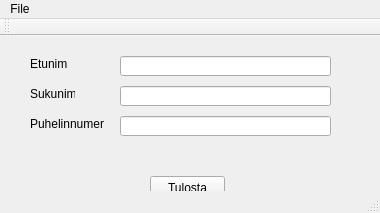
<?xml version="1.0" encoding="UTF-8"?>
<ui version="4.0">
 <class>MainWindow</class>
 <widget class="QMainWindow" name="MainWindow">
  <property name="geometry">
   <rect>
    <x>0</x>
    <y>0</y>
    <width>380</width>
    <height>213</height>
   </rect>
  </property>
  <property name="windowTitle">
   <string>MainWindow</string>
  </property>
  <widget class="QWidget" name="centralWidget">
   <widget class="QLabel" name="label">
    <property name="geometry">
     <rect>
      <x>30</x>
      <y>20</y>
      <width>38</width>
      <height>16</height>
     </rect>
    </property>
    <property name="text">
     <string>Etunimi:</string>
    </property>
   </widget>
   <widget class="QLabel" name="label_2">
    <property name="geometry">
     <rect>
      <x>30</x>
      <y>50</y>
      <width>45</width>
      <height>16</height>
     </rect>
    </property>
    <property name="text">
     <string>Sukunimi:</string>
    </property>
   </widget>
   <widget class="QLabel" name="label_3">
    <property name="geometry">
     <rect>
      <x>30</x>
      <y>80</y>
      <width>74</width>
      <height>16</height>
     </rect>
    </property>
    <property name="text">
     <string>Puhelinnumero:</string>
    </property>
   </widget>
   <widget class="QLineEdit" name="etunimi">
    <property name="geometry">
     <rect>
      <x>120</x>
      <y>20</y>
      <width>211</width>
      <height>20</height>
     </rect>
    </property>
   </widget>
   <widget class="QLineEdit" name="sukunimi">
    <property name="geometry">
     <rect>
      <x>120</x>
      <y>50</y>
      <width>211</width>
      <height>20</height>
     </rect>
    </property>
   </widget>
   <widget class="QLineEdit" name="puhelinnumero">
    <property name="geometry">
     <rect>
      <x>120</x>
      <y>80</y>
      <width>211</width>
      <height>20</height>
     </rect>
    </property>
   </widget>
   <widget class="QPushButton" name="tulosta">
    <property name="geometry">
     <rect>
      <x>150</x>
      <y>140</y>
      <width>75</width>
      <height>23</height>
     </rect>
    </property>
    <property name="maximumSize">
     <size>
      <width>302</width>
      <height>16777215</height>
     </size>
    </property>
    <property name="text">
     <string>Tulosta</string>
    </property>
   </widget>
  </widget>
  <widget class="QMenuBar" name="menuBar">
   <property name="geometry">
    <rect>
     <x>0</x>
     <y>0</y>
     <width>380</width>
     <height>21</height>
    </rect>
   </property>
   <widget class="QMenu" name="menuFile">
    <property name="title">
     <string>File</string>
    </property>
    <addaction name="separator"/>
    <addaction name="actionExit"/>
   </widget>
   <addaction name="menuFile"/>
  </widget>
  <widget class="QToolBar" name="mainToolBar">
   <attribute name="toolBarArea">
    <enum>TopToolBarArea</enum>
   </attribute>
   <attribute name="toolBarBreak">
    <bool>false</bool>
   </attribute>
  </widget>
  <widget class="QStatusBar" name="statusBar"/>
  <action name="actionExit">
   <property name="text">
    <string>Exit</string>
   </property>
  </action>
 </widget>
 <layoutdefault spacing="6" margin="11"/>
 <resources/>
 <connections/>
 <designerdata>
  <property name="gridDeltaX">
   <number>10</number>
  </property>
  <property name="gridDeltaY">
   <number>10</number>
  </property>
  <property name="gridSnapX">
   <bool>true</bool>
  </property>
  <property name="gridSnapY">
   <bool>true</bool>
  </property>
  <property name="gridVisible">
   <bool>true</bool>
  </property>
 </designerdata>
</ui>
